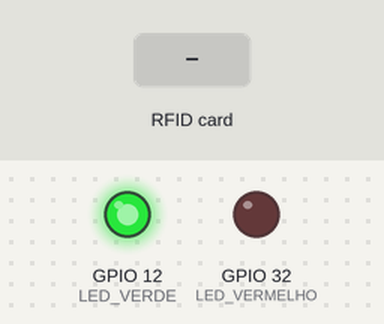
A sketch run on a simulated ESP32. Parts: output pins drawn as LEDs (lit = HIGH). Inputs (shaded band) come from the test bench. WiFi joins after 1.5 s; servers stay silent unless stated; uploads are accepted with an empty reply; what the sketch prints to the serial monitor is not drawn.

Above: at 1.1 s.
At 6.3 s:
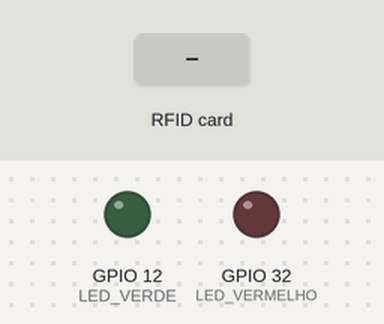
6.4 s: RFID card 5E 7A 19 C4 held to the reader
At 7.4 s:
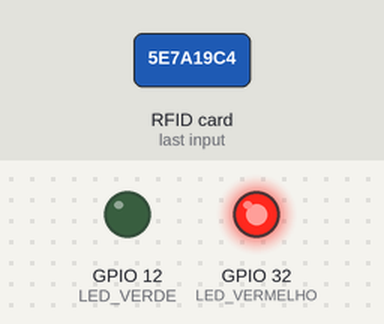
Timing chart, 0 to 9.4 s (numbered marks = the images above; inputs shaded):
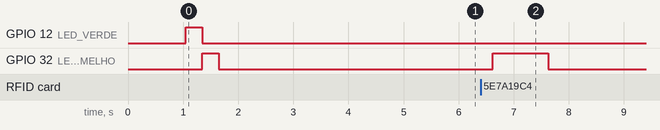

The sketch:

Leitura_esp_RFID.ino
```cpp
#include <MFRC522.h>
#include <SPI.h>
#include <WiFi.h>
#include <HTTPClient.h>

#define SS_PIN    21
#define RST_PIN   22
#define LED_VERDE 12
#define LED_VERMELHO 32

// Configurações do WiFi
const char* ssid = "IFMA";
const char* password = "ifma1234";

// URL do servidor
const char* serverUrl = "http://192.168.137.44:8000/api_rfid.php";

MFRC522 mfrc522(SS_PIN, RST_PIN);

void setup() {
  Serial.begin(115200);
  delay(1000);

  Serial.println("\n\n=== SISTEMA RFID SiLab ===");

  // Inicializar SPI e RFID
  SPI.begin();
  mfrc522.PCD_Init();

  // Configurar LEDs
  pinMode(LED_VERDE, OUTPUT);
  pinMode(LED_VERMELHO, OUTPUT);

  // Teste dos LEDs
  digitalWrite(LED_VERDE, HIGH);
  delay(300);
  digitalWrite(LED_VERDE, LOW);
  digitalWrite(LED_VERMELHO, HIGH);
  delay(300);
  digitalWrite(LED_VERMELHO, LOW);

  // Conectar WiFi
  conectarWiFi();

  Serial.println("\n✅ Sistema pronto!");
  Serial.println("Aproxime o cartão do leitor...");
  Serial.println("================================\n");
}

void conectarWiFi() {

  Serial.println("\nConectando WiFi...");

  WiFi.mode(WIFI_STA);

  WiFi.disconnect(true, true);

  WiFi.setSleep(false);

  delay(2000);

  WiFi.begin(ssid, password);

  int tentativas = 0;

  while (WiFi.status() != WL_CONNECTED && tentativas < 40) {

    delay(500);

    Serial.print(".");

    tentativas++;
  }

  Serial.println();

  if (WiFi.status() == WL_CONNECTED) {

    Serial.println("✅ WIFI CONECTADO");
    Serial.print("IP: ");
    Serial.println(WiFi.localIP());

  } else {

    Serial.println("❌ FALHA WIFI");
    Serial.print("Código: ");
    Serial.println(WiFi.status());
  }
}

void loop() {
  // Verifica se o WiFi ainda está conectado (reconecta se necessário)
  if (WiFi.status() != WL_CONNECTED) {
    Serial.println("📡 WiFi desconectado! Tentando reconectar...");
    conectarWiFi();
  }

  // Verifica se tem cartão
  if (!mfrc522.PICC_IsNewCardPresent()) {
    delay(100);
    return;
  }

  // Seleciona o cartão
  if (!mfrc522.PICC_ReadCardSerial()) {
    return;
  }

  Serial.println("\n>>> Cartão detectado! <<<");

  // Converte UID para string (código RFID)
  String rfidCode = "";
  for (byte i = 0; i < mfrc522.uid.size; i++) {
    if (mfrc522.uid.uidByte[i] < 0x10) {
      rfidCode += "0";
    }
    rfidCode += String(mfrc522.uid.uidByte[i], HEX);
  }
  rfidCode.toUpperCase();

  Serial.print("📌 CÓDIGO RFID: ");
  Serial.println(rfidCode);

  // Se estiver conectado ao WiFi, envia para o servidor
  if (WiFi.status() == WL_CONNECTED) {
    enviarParaServidor(rfidCode);
  } else {
    Serial.println("⚠️  Sem WiFi - Acesso não registrado!");
    Serial.print("💡 Cadastre este RFID manualmente no sistema: ");
    Serial.println(rfidCode);

    // Pisca LED vermelho indicando erro
    digitalWrite(LED_VERMELHO, HIGH);
    delay(1000);
    digitalWrite(LED_VERMELHO, LOW);
  }

  mfrc522.PICC_HaltA();
  delay(1500);
}

void enviarParaServidor(String rfid) {
  HTTPClient http;

  // Configura a URL com os parâmetros
  String url = String(serverUrl) + "?rfid=" + rfid + "&laboratorio=Lab 24&action=check";

  Serial.print("📡 Enviando para: ");
  Serial.println(url);

  http.begin(url);
  http.setTimeout(5000); // Timeout de 5 segundos

  int httpCode = http.GET();  // Usando GET para simplificar

  Serial.print("📡 Resposta HTTP: ");
  Serial.println(httpCode);

  if (httpCode > 0) {
    String resposta = http.getString();
    Serial.print("📡 Resposta: ");
    Serial.println(resposta);

    if (resposta.indexOf("\"success\":true") > 0) {
      Serial.println("✅ ACESSO LIBERADO!");
      digitalWrite(LED_VERDE, HIGH);
      delay(1000);
      digitalWrite(LED_VERDE, LOW);
    } else {
      Serial.println("❌ ACESSO NEGADO!");
      digitalWrite(LED_VERMELHO, HIGH);
      delay(1000);
      digitalWrite(LED_VERMELHO, LOW);
    }
  } else {
    Serial.println("❌ Erro na comunicação com o servidor!");
    digitalWrite(LED_VERMELHO, HIGH);
    delay(1000);
    digitalWrite(LED_VERMELHO, LOW);
  }

  http.end();
}
```

Measured:
- after the input at 6.4 s, GPIO 32 (LED_VERMELHO): LOW → HIGH after 0.22 s, → LOW 1.0 s later
